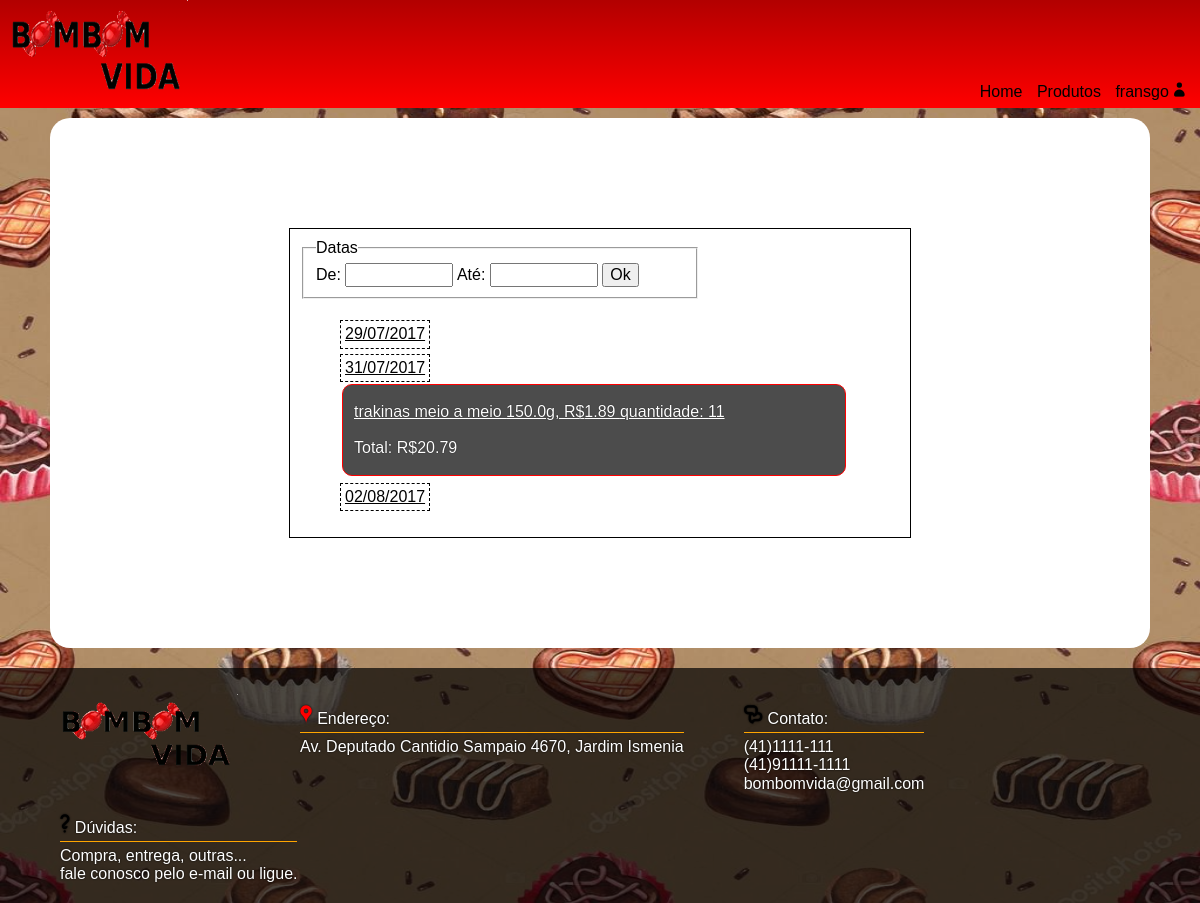
Page /_paginas/compras.php?data=2017-07-31 (signed in) on the committed database.
### tables this page shows
CREATE TABLE `cliente` (
  `id` int(11) NOT NULL AUTO_INCREMENT,
  `id_endereco` int(11) NOT NULL,
  `nome` varchar(50) NOT NULL,
  `data_nasc` date DEFAULT NULL,
  `cpf` char(14) NOT NULL,
  `rg` char(12) NOT NULL,
  `telefone` char(13) DEFAULT NULL,
  `celular` char(14) DEFAULT NULL,
  `email` varchar(40) NOT NULL,
  `senha` varchar(16) NOT NULL,
  `sobrenome` varchar(40) NOT NULL,
  PRIMARY KEY (`id`),
  KEY `id_endereco` (`id_endereco`),
  CONSTRAINT `cliente_ibfk_1` FOREIGN KEY (`id_endereco`) REFERENCES `endereco` (`id`)
);

CREATE TABLE `compras` (
  `id` int(11) NOT NULL AUTO_INCREMENT,
  `id_cliente` int(11) NOT NULL,
  `id_produto` int(11) NOT NULL,
  `numero_compra` int(11) NOT NULL,
  `data_compra` date DEFAULT NULL,
  `hora` time NOT NULL,
  `quantidade` int(11) NOT NULL,
  PRIMARY KEY (`id`),
  KEY `id_cliente` (`id_cliente`),
  KEY `id_produto` (`id_produto`),
  CONSTRAINT `compras_ibfk_1` FOREIGN KEY (`id_cliente`) REFERENCES `cliente` (`id`),
  CONSTRAINT `compras_ibfk_2` FOREIGN KEY (`id_produto`) REFERENCES `produtos` (`id`)
);

CREATE TABLE `produtos` (
  `id` int(11) NOT NULL AUTO_INCREMENT,
  `id_categoria` int(11) NOT NULL,
  `nome` varchar(50) NOT NULL,
  `descricao` text NOT NULL,
  `valor` decimal(5,2) NOT NULL,
  `peso` decimal(5,1) NOT NULL,
  `img` varchar(50) NOT NULL,
  `promocao` enum('S','N') NOT NULL,
  PRIMARY KEY (`id`),
  KEY `id_categoria` (`id_categoria`),
  CONSTRAINT `produtos_ibfk_1` FOREIGN KEY (`id_categoria`) REFERENCES `categoria_prod` (`id`)
);

### _paginas/compras.php (called while the page is built, shortened)
<?php
	include "../_classes/banco.php";
	include "../_classes/produto.php";
	include "../_classes/cliente.php";
	include "../_classes/helpers.php";
	$lista_compra = array();
	$total = 0;
	$compras = array();
	$cliente = new Cliente($mysqli);
	$produto = new Produto($mysqli);
	$helper = new Helpers();
	if(isset($_SESSION['id']) && $_SESSION['id'] > 0){
		$cliente->buscar_cliente($_SESSION['id']);
	}
	if($cliente->get_id() > 0)
	{
		if(isset($_POST['data1']) && strlen($_POST['data1']) > 0)
		{
			$compras = array();
			$data1;
			$data2;
			$result1 = $helper->validar_data($_POST['data1']);
			$result2 = $helper->validar_data($_POST['data2']);
			if($result1 && $result2)
			{
				$data1 = $helper->traduz_data_para_banco($_POST['data1']);
				$data2 = $helper->traduz_data_para_banco($_POST['data2']);
				$compras = $produto->buscar_compras($cliente->get_id(), $data1, $data2);
			}
			if(!$result1 || !$result2)
			{
				$mensagem = "Data inválida! corrija no formato dia/mes/ano.";
			}
		}
		else
		{
			$compras = array();
			$compras = $produto->buscar_compras($cliente->get_id());
		}
		if(isset($_GET['data']))
		{
			$lista_compra = array();
			$lista_compra = $produto->buscar_produtos_compra($cliente->get_id(), $_GET['data']);
			$total = $produto->total_compra($lista_compra);
		}
	}
	include "_template/compras_temp.php";
?>

### _classes/cliente.php (called while the page is built, shortened)
<?php
class Cliente{
	private $id;
	private $nome;
	private $mysqli;
	function __construct($novo_mysqli)
	{
		$this->mysqli = $novo_mysqli;
		$this->id = 0;
		$this->nome = "";
	}
	public function get_id(){
		return $this->id;
	}
	public function get_nome(){
		return $this->nome;
	}
	public function buscar_cliente($id){
		$sqlBusca ="SELECT cliente.id, cliente.nome, cliente.data_nasc, cliente.cpf, cliente.rg, cliente.telefone, cliente.celular, cliente.email, cliente.sobrenome, cliente.id_endereco, endereco.rua, endereco.numero, endereco.bairro, endereco.cidade, endereco.cep FROM cliente INNER JOIN endereco ON cliente.id_endereco = endereco.id WHERE cliente.id = {$id};";
		$resultado = $this->mysqli->query($sqlBusca);
		while($cliente = mysqli_fetch_assoc($resultado)){
			$this->id = $cliente['id'];
			$this->nome = $cliente['nome'];
		}
		return true;
	}
}
?>

### _classes/produto.php (called while the page is built, shortened)
<?php
	class Produto
	{
		private $mysqli;
		function __construct($novo_mysqli)
		{
			$this->mysqli = $novo_mysqli;
		}
	public function buscar_compras($id_cliente, $data1 = "", $data2 = "")
	{
		if(strlen($data1) && strlen($data2))
		{
			$sqlBusca = "SELECT DISTINCT(data_compra) FROM compras WHERE id_cliente = {$id_cliente} AND data_compra BETWEEN '{$data1}' AND '{$data2}';";
		}
		else
		{
			$sqlBusca = "SELECT DISTINCT(data_compra) FROM compras WHERE id_cliente = {$id_cliente};";
		}
		$resultado = $this->mysqli->query($sqlBusca);
		$compras = array();
		while ($comp = mysqli_fetch_assoc($resultado))
		{
			$compras[] = $comp;
		}
		return $compras;
	}
	public function buscar_produtos_compra($id_cliente, $data)
	{
		$sqlBusca = "SELECT p.nome, p.peso, p.valor, c.quantidade, c.data_compra FROM compras AS c INNER JOIN produtos AS p ON p.id = c.id_produto WHERE c.data_compra = '{$data}' AND c.id_cliente = {$id_cliente};";
		$resultado = $this->mysqli->query($sqlBusca);
		$compra = array();
		while ($comp = mysqli_fetch_assoc($resultado))
		{
			$compra[] = $comp;
		}
		return $compra;
	}
	public function total_compra($compra)
	{
		$total = 0;
		foreach ($compra as $produto) {
			$total = $total + $produto['valor'] * $produto['quantidade'];
		}
		return $total;
	}
}
?>

### _classes/helpers.php (called while the page is built, shortened)
<?php
class Helpers
{
	function traduz_data_para_exibir($data){
		$dados = explode("-", $data);
		$data_exibir = "{$dados[2]}/{$dados[1]}/{$dados[0]}";
		return $data_exibir;
	}
}
?>

### _paginas/_template/compras_temp.php (the view, shortened to what this page needs)
<!DOCTYPE html>
<html lang="pt-br">
<head>
	<link rel="stylesheet" type="text/css" href="../_css/bombomvida.css" />
	<link rel="stylesheet" type="text/css" href="../_css/minhas_compras.css" />
	<link rel="stylesheet" type="text/css" href="../_css/normalize.css" />
</head>
<body>
<nav id="menu">
	<h1><img src="../_imagens/logo.gif" /></h1>
	<ul>
		<li><a href="home.php">Home</a></li>
		<li><a href="produtos.php">Produtos</a></li>
		<li>
		<?php if($cliente->get_id() > 0) : ?>
			<a href="" class="logado"><?php echo $cliente->get_nome(); ?></a>
		</li>
		<?php else : ?>
			<a id="logar" href="#">Logar</a>
			</li>
		<?php endif; ?>
	</ul>
</nav>
<div id="container">
	<section id="lista_compra">
		<form method="post">
			<fieldset>
				<legend>Datas</legend>
					<label>
						De:
						<input type="text" name="data1" />
					</label>
					<label>
						Até:
						<input type="text" name="data2" />
					</label>
				<input type="submit" name="" value="Ok">
			</fieldset>
		</form>
		<?php if(count($compras) > 0) : ?>
			<ul>
			<?php foreach ($compras as $compra) : ?>
				<li>
					<a href="?data=<?php echo $compra['data_compra']; ?>"><?php echo $helper->traduz_data_para_exibir($compra['data_compra']); ?></a>
					<?php if(count($lista_compra) > 0 && $lista_compra[0]['data_compra'] == $compra['data_compra']) : ?>
						<ul>
							<?php foreach ($lista_compra as $lista) : ?>
								<li>
									<p><?php echo $lista['nome']; ?> <?php echo $lista['peso']; ?>g, R$<?php echo $lista['valor']; ?> quantidade: <?php echo $lista['quantidade']; ?></p>
								</li>
							<?php endforeach; ?>
								<li>
									<p>Total: R$<?php echo $total; ?></p>
								</li>
						</ul>
					<?php endif; ?>
				</li>
			<?php endforeach; ?>
			</ul>
		<?php else : ?>
			<h1>Você não tem nenhuma compra registrada!</h1>
		<?php endif; ?>
	</section>
</div>
<footer id="rodape" class="clear-fix fim_pg">
	<figure>
		<img src="../_imagens/logo.gif">
	</figure>
	<ul>
		<li class="endereco iconeFooter">Endereço: </li>
		<li>Av. Deputado Cantidio Sampaio 4670, Jardim Ismenia</li>
	</ul>
	<ul>
		<li class="contato iconeFooter">Contato: </li>
		<li>(41)1111-111</li>
		<li>(41)91111-1111</li>
		<li>bombomvida@gmail.com</li>
	</ul>
	<ul>
		<li class="duvida iconeFooter">Dúvidas: </li>
		<li>Compra, entrega, outras...</li>
		<li>fale conosco pelo e-mail ou ligue.</li>
	</ul>
</footer>
</body>
</html>

### _css/bombomvida.css (style rules this page uses)
body { font-family: arial; background-image: url("../_imagens/fundo_web2.jpg"); background-size: 100% 100%; background-repeat: none; }
p { text-indent: 5px; text-align: justify; line-height: 20px; }
#container { width: 90%; margin: 10px auto; padding: 10px; background-color: #FFF; border-radius: 20px; }
#menu h1 { display: inline; }
#menu img { width: 200px; height: 100px; }
#menu { background-color:#F00; background-image:linear-gradient(to bottom, rgba(0,0,0,.3), #F00); position: relative; }
#menu ul { margin: 0; position: absolute; right: 10px; bottom: 0px; }
#menu ul li { display: inline-block; padding: 5px; position: relative; }
#menu ul li a { text-decoration: none; color: #000; transition: 0.5s; }
#rodape { background-color: rgba(0,0,0,0.7); color: white; text-shadow: 0px 0px 2px #000; padding: 10px; margin-top: 20px; }
#rodape { display: block; }
#rodape img { float: left; width: 200px; }
#rodape ul { float: left; display: inline-block; margin: 10px 10px; }
#rodape ul li { list-style: none; }
#rodape ul li:first-child { border-bottom: 1px solid #FFA500; margin-bottom: 5px; }
.iconeFooter::before { font-family: Iconic_fill; font-size: 18pt; display: inline; margin-right: 5px; }
.endereco::before { color: #FF0000; content: "\e068"; }
.contato::before { color: #000; content: "\e05e"; }
.duvida::before { color: #000; content: "\003f"; }
.clear-fix::before, .clear-fix::after { display: block; content: " "; }
.clear-fix::after { clear: both; }
.logado::after { font-family: Iconic_fill; font-size: 14pt; display: inline; margin-left: 5px; content: "\e062"; }

### _css/minhas_compras.css (style rules this page uses)
#lista_compra { padding: 10px; width: 600px; margin: 100px auto; border: 1px solid #000; }
#lista_compra form { width: 400px; }
#lista_compra form label input { width: 100px; }
#lista_compra ul li { list-style: none; }
#lista_compra ul li a { color: #000; border: 1px dashed #000; padding: 4px; display: inline-block; margin-top: 5px; transition: 0.2s; }
#lista_compra li ul { background-color: rgba(0,0,0,0.7); }
#lista_compra li ul { display: block; width: 500px; color: #FFF; text-shadow: 0px 0px 1px #000; margin: 2px; padding: 1px; border-radius: 10px; border: 1px solid #F00; }
#lista_compra li ul li { text-decoration: underline; margin: 0 5px; }
#lista_compra li ul li:last-child { text-decoration: none; }

### rows in the picture
cliente: nome "fransgo"
compras: id_produto.nome "trakinas meio a meio", id_produto.peso "150.0", id_produto.valor "1.89", quantidade "11"

### other values in the picture
$helper->traduz_data_para_exibir($compra['data_compra']) "29/07/2017"
$helper->traduz_data_para_exibir($compra['data_compra']) "31/07/2017"
$helper->traduz_data_para_exibir($compra['data_compra']) "02/08/2017"
